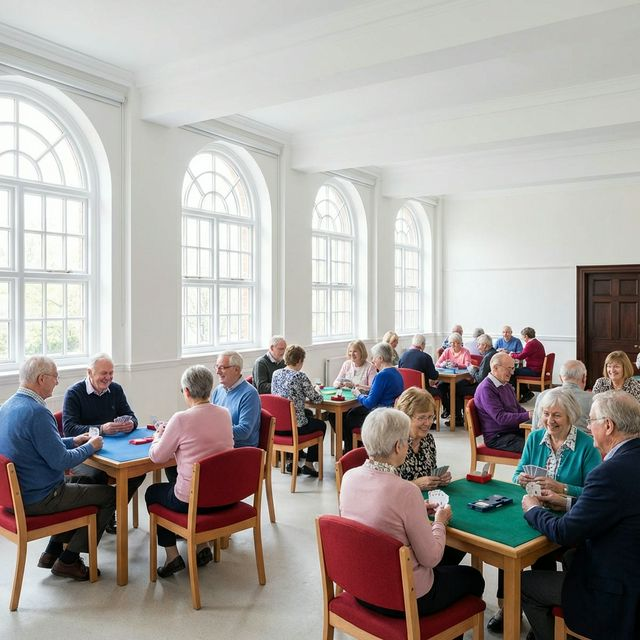
#> input picture club_room_8_tables.png, 640 x 640 px, given in place of mersey_house_hero_cbre_1771582121043.png, which was not available
$ python crop_cbre.py
#> lines starting #> are read from the running program, lines starting #| are printed output that depends on the picture
from PIL import Image

src = '/Users/billburrows/.gemini/antigravity/brain/38f049e7-f0c3-4880-adcb-ace6dd3ecf3b/mersey_house_hero_cbre_1771582121043.png'
dest = '/Users/billburrows/improve-bridgeclub-graphics/mersey_house_cbre_clean.png'

im = Image.open(src)
#> im is the input picture: PIL image 640x640 RGB; mean R, G, B 165.8, 160.1, 156.4
width, height = im.size
#> width = 640; height = 640

# The arrow is on the left, let's crop 80 pixels from the left and right to be safe.
# And maybe 20 pixels from top and bottom.
left = 80
right = width - 80
#> right = 560
top = 0
bottom = height
#> bottom = 640

cropped = im.crop((left, top, right, bottom))
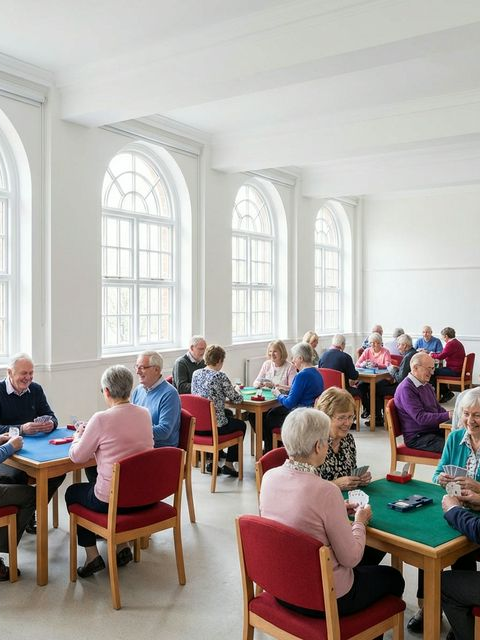
#> cropped: PIL image 480x640 RGB; mean R, G, B 171.7, 164.2, 159.8
cropped.save(dest)
print(f"Cropped to {width-160}x{height}")
#| Cropped to 480x640

$ run again, on club_room_populated.png
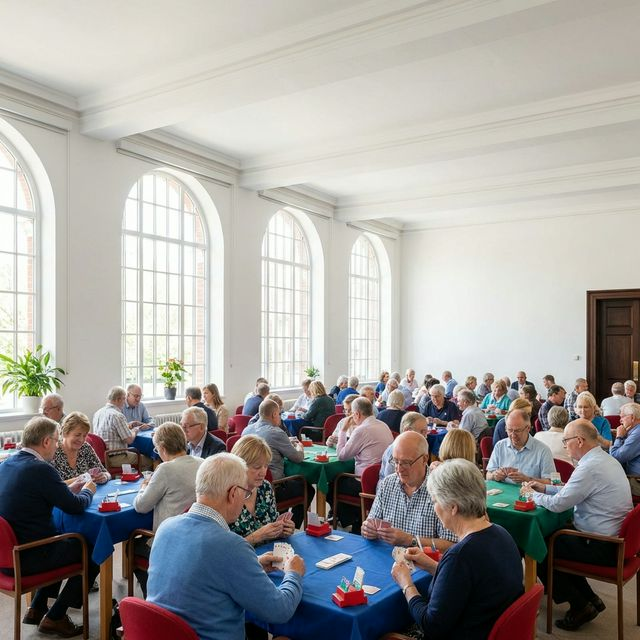
#> input picture club_room_populated.png, 640 x 640 px, given in place of mersey_house_hero_cbre_1771582121043.png, which was not available
#> im is the input picture: PIL image 640x640 RGB; mean R, G, B 162, 159.2, 155.8
#> `cropped = im.crop((left, top, right, bottom))`:
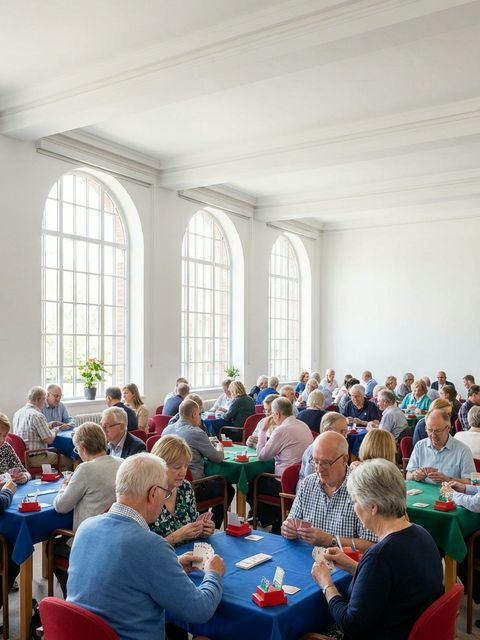
#> cropped: PIL image 480x640 RGB; mean R, G, B 166, 164.2, 162.1
#| Cropped to 480x640
